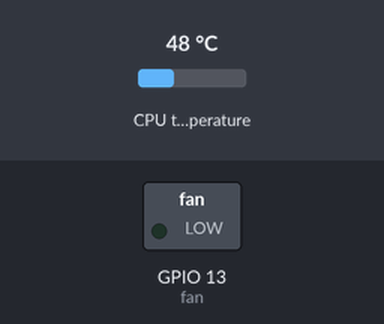
A program run on a simulated Raspberry Pi (BCM pin numbers). Shown: switched loads named in the program (green lamp = pin HIGH). Inputs (shaded band) come from the test bench; at power-on: CPU temperature 48 °C.

Above: at 1.2 s.
1.3 s: CPU temperature set to 52 °C
At 3.7 s:
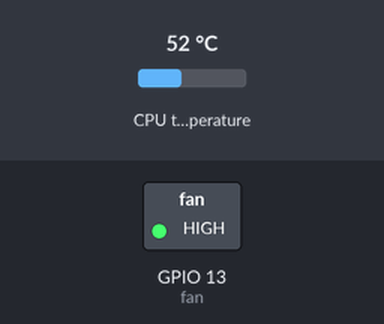
5.2 s: CPU temperature set to 40 °C
9.1 s: CPU temperature set to 37 °C
At 13.0 s:
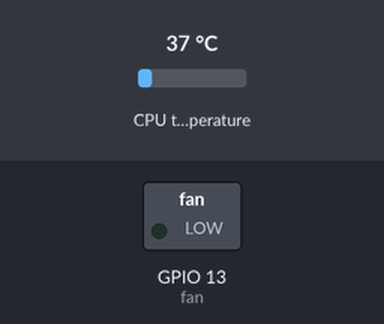
13.5 s: CPU temperature set to 58 °C
At 15.3 s:
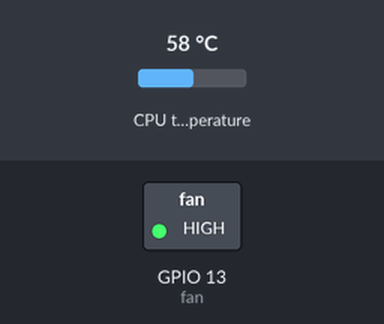
Timing chart, 0 to 16.8 s (numbered marks = the images above; inputs shaded):
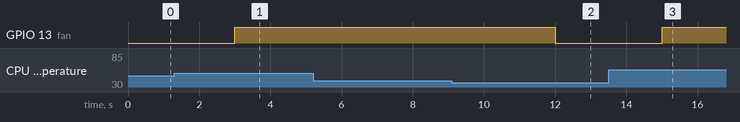

Measured:
- the behaviour switches between 50 and 51 °C on CPU temperature (found by bisection; images 0 and 1)
- the behaviour switches between 39 and 38 °C on CPU temperature (found by bisection; images 1 and 2)
- after the input at 1.3 s, GPIO 13 (fan): LOW → HIGH after 1.7 s
- after the input at 5.2 s, every drawn part: stays the same
- after the input at 9.1 s, GPIO 13 (fan): HIGH → LOW after 2.9 s
- after the input at 13.5 s, GPIO 13 (fan): LOW → HIGH after 1.5 s

The program:

fan.py
```python
#!/usr/bin/env python3

from gpiozero import Button
import gpiozero
from gpiozero import LED
from time import sleep
fan=LED(13)
while True:
    temp = open('/sys/class/thermal/thermal_zone0/temp')
    temp1 = temp.read()
    temp.close()
    temp1 = int(temp1)/1000
   # print('tempture=',temp1)
    if(temp1>50):
        fan.on()
    if(temp1<39):
        fan.off()
    sleep(3)
```
